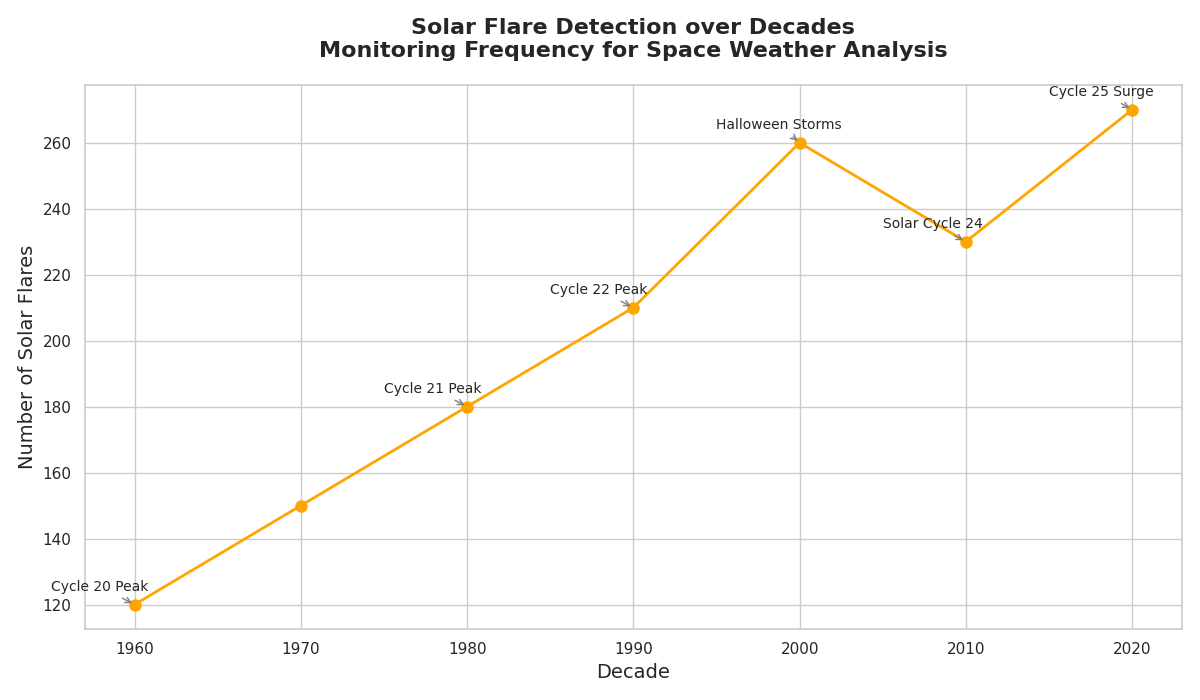

The Python source for this figure:
import matplotlib.pyplot as plt
import numpy as np

# Decades from the 1960s to the 2020s
decades = np.array([1960, 1970, 1980, 1990, 2000, 2010, 2020])

# Hypothetical number of solar flares detected each decade
solar_flares = np.array([120, 150, 180, 210, 260, 230, 270])

# Set up the plot
plt.figure(figsize=(12, 7))

# Plot the line chart
plt.plot(decades, solar_flares, color='orange', marker='o', linestyle='-', linewidth=2, markersize=8)

# Title and labels
plt.title('Solar Flare Detection over Decades\nMonitoring Frequency for Space Weather Analysis', fontsize=16, fontweight='bold', pad=20)
plt.xlabel('Decade', fontsize=14)
plt.ylabel('Number of Solar Flares', fontsize=14)

# Annotate significant events in solar activity
annotations = [
    ("Cycle 20 Peak", 1960, 120),
    ("Cycle 21 Peak", 1980, 180),
    ("Cycle 22 Peak", 1990, 210),
    ("Halloween Storms", 2000, 260),
    ("Solar Cycle 24", 2010, 230),
    ("Cycle 25 Surge", 2020, 270)
]
for text, x, y in annotations:
    plt.annotate(text, xy=(x, y), xytext=(-60, 10),
                 textcoords='offset points', arrowprops=dict(arrowstyle="->", color='grey'), fontsize=10)

# Adjust layout to avoid clipping
plt.tight_layout()

# Display the chart
plt.show()
